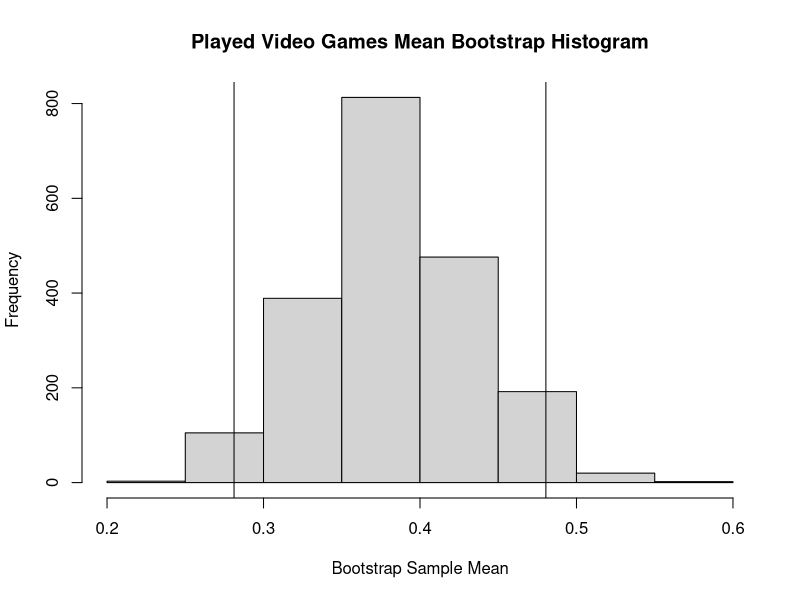
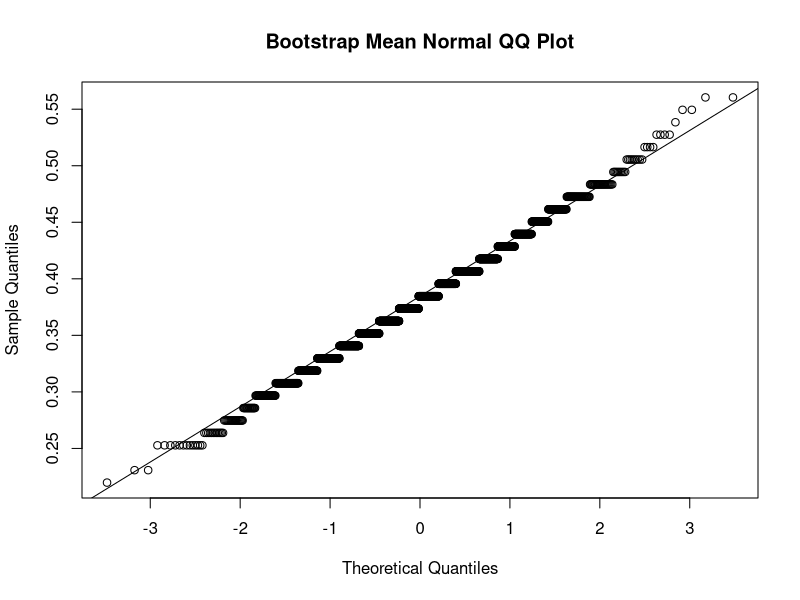
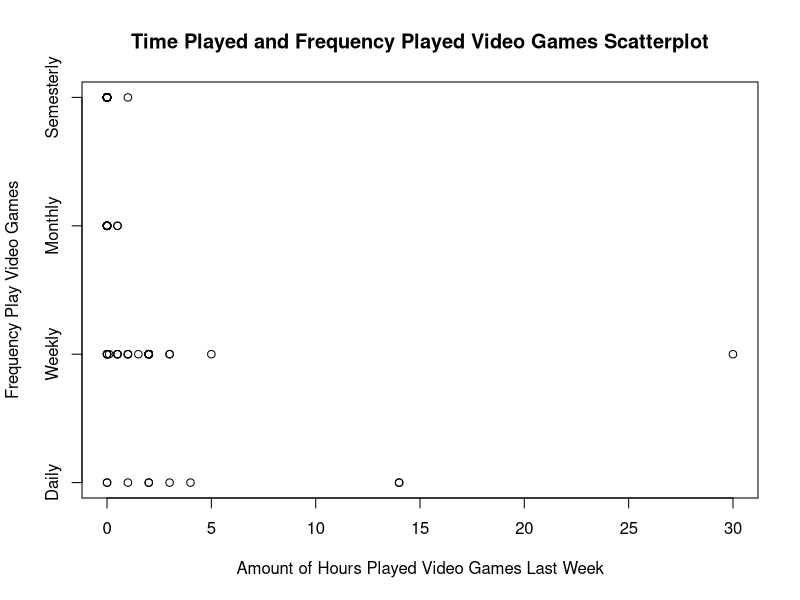
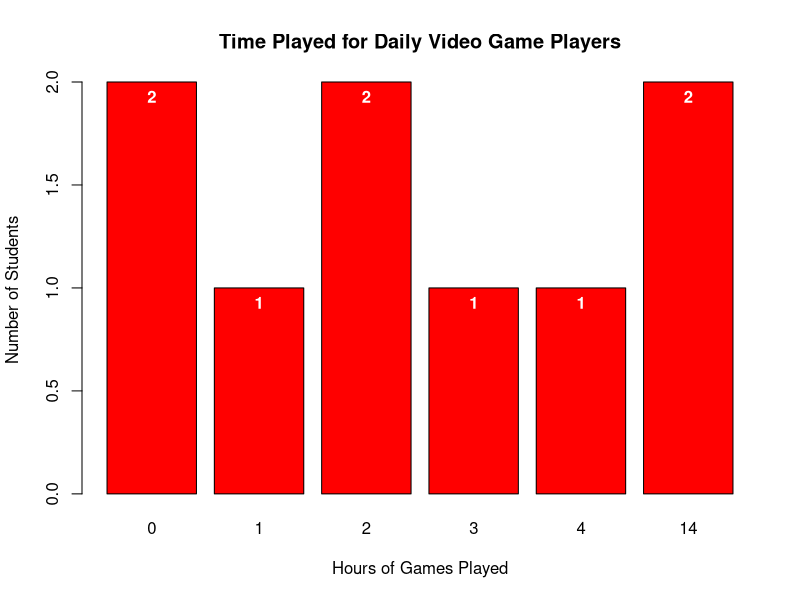
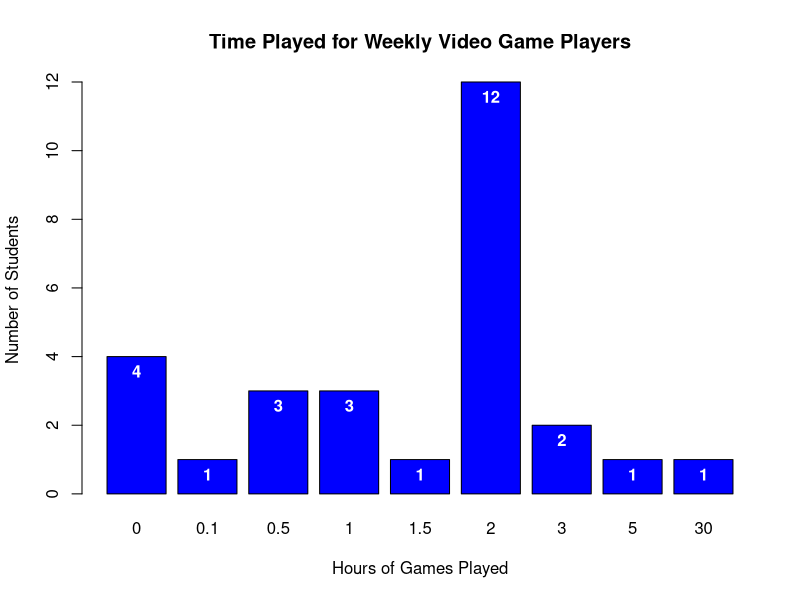
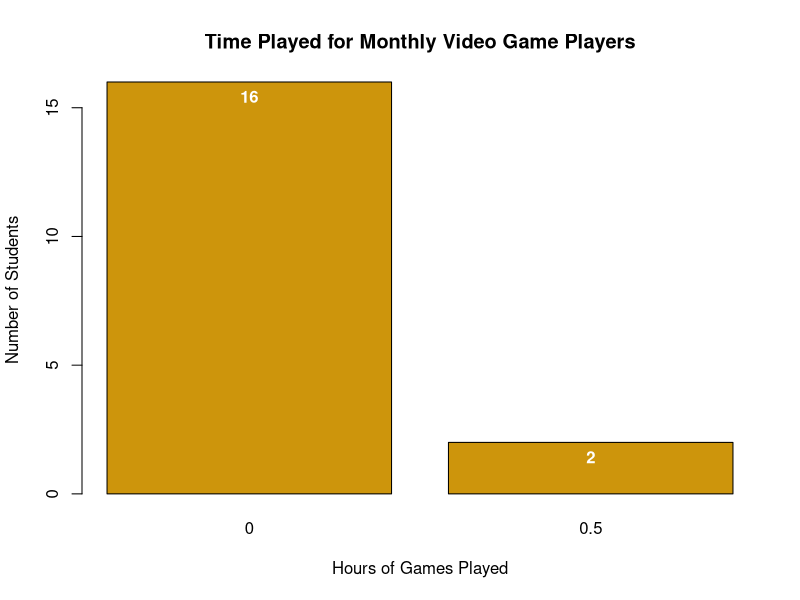
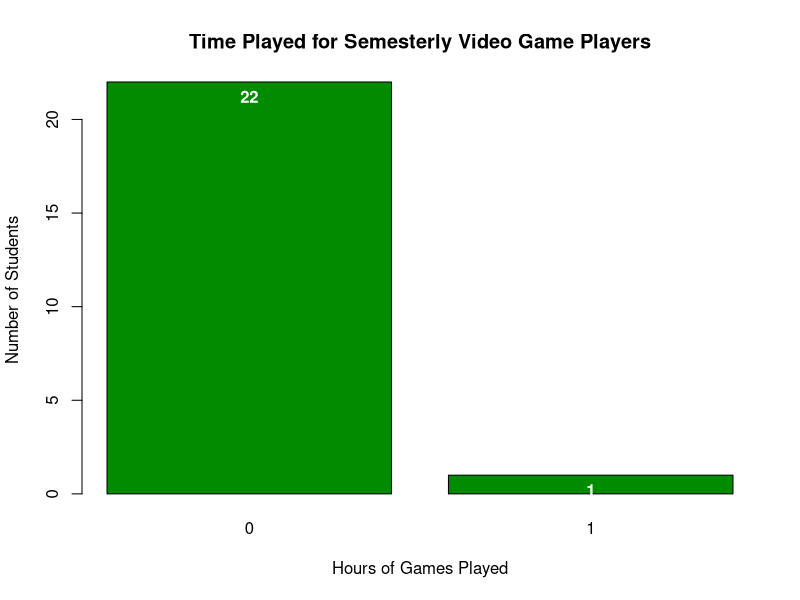
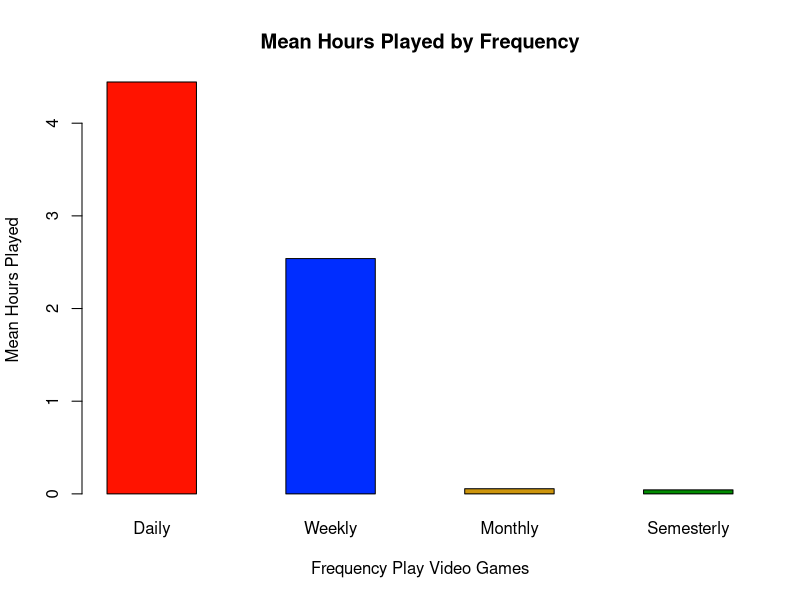

Generate these figures, in order, with R: (Note: this script raises an error after producing the figures.)
## ---- chunk 1
# Read in the csv file 
video_df <- read.csv('data/video_fixed.csv')
# removes the last row (all NA values)
video_df <- video_df[-nrow(video_df),]
video_df
## ---- chunk 2
# Clean video multiple df
#read in csv file
video_multiple_df <- read.csv('data/video_multiple_fixed.csv')
#sets first row as col names
colnames(video_multiple_df) <- video_multiple_df[1,]
#removes the first row
video_multiple_df <- video_multiple_df[-1, ] 
video_multiple_df
## ---- chunk 3
# Clean video_df
video_df$like[video_df$like==99] <- NA
video_df$where[video_df$where==99] <- NA
video_df$freq[video_df$freq==99] <- NA
video_df$busy[video_df$busy==99] <- NA
video_df$educ[video_df$educ==99] <- NA
video_df$math[video_df$math==99] <- NA
video_df$work[video_df$work==99] <- NA
video_df$cdrom[video_df$cdrom==99] <- NA
## ---- chunk 4
#SCENARIO 1
played.videogames <- video_df$time
played.videogames[played.videogames > 0] <- 1
played.mean <-mean(played.videogames)
#showing mean of binary variable is equivalent to (#ofstudentsthatplayed)/(#ofstudents) 
played <- as.double(table(played.videogames[played.videogames==1]))
played/91==played.mean
#Confidence interval for discrete var "played.videogames" with finite population correction
width <- 1.96 * sqrt(played.mean*(1-played.mean)*(314-91)/((91-1)*314))
int.played <- c(played.mean - width, played.mean + width)
int.played
#BOOTSTRAPPING
n <- 91
N = 314
ind.boot <- sample.int(n, size=N, replace=TRUE)
boot.played.videogames <- played.videogames[ind.boot]
B <- 2000
boot.played.videogames.mean <- rep(NA, B)
for(i in 1:B) {
        ind <- sample.int(N, size=n, replace=TRUE)
        boot <- boot.played.videogames[ind]
        boot.played.videogames.mean[i] <- mean(boot)
}


# Fraction of kids that played video games the week before the test
sample.mean <- mean(played.videogames)
sample.mean
# Estimate of fraction of kids that played vgs before the test using bootstrap
bootstrap.mean <- mean(boot.played.videogames.mean)
bootstrap.mean
# Confidence Interval (Bootstrap Sample Means)
boot.played.videogames.sd <- sd(boot.played.videogames.mean)
boot.played.videogames.sd

boot.played.videogames.ci <- c(bootstrap.mean - 1.96*boot.played.videogames.sd, bootstrap.mean + 1.96*boot.played.videogames.sd)
# Confidence Interval = 95% (Where z = 1.96)
boot.played.videogames.ci

# 0.025-quantile and 0.975 quantile of the bootstrap sample means (Interval Estimate)
boot.played.videogames.qqi <- c(quantile(bootstrap.mean, 0.025), quantile(bootstrap.mean, 0.975))
boot.played.videogames.qqi

# Check Normality by  Kolmogorov-Smirnov test [Lab 3]
# ks.test((boot.mean - mean(boot.mean))/sd(boot.mean), pnorm)
ks.test(((boot.played.videogames.mean - bootstrap.mean)/boot.played.videogames.sd), pnorm)

# Create directory to save graphs 
dir.create(file.path("graphs"), showWarnings = FALSE)


# Histrogram Plot Generation
hist(boot.played.videogames.mean, main="Played Video Games Mean Bootstrap Histogram", xlab="Bootstrap Sample Mean")
# add lines for bootsrap CI
abline(v=boot.played.videogames.ci[1])
abline(v=boot.played.videogames.ci[2])
dev.copy(png,'graphs/scen1histogram.png')
dev.off()
# QQ Plot Generations
qqnorm(boot.played.videogames.mean, main="Bootstrap Mean Normal QQ Plot")
qqline(boot.played.videogames.mean)
dev.copy(png,'graphs/scen1qqline.png')
dev.off()
## ---- chunk 5
#SCENARIO 2

#Scatterplot of hours played (time) against freq
plot(video_df$time, video_df$freq, main="Time Played and Frequency Played Video Games Scatterplot", 
        xlab="Amount of Hours Played Video Games Last Week", ylab="Frequency Play Video Games", yaxt="n")
axis(2, at=1:4, labels=list("Daily", "Weekly", "Monthly", "Semesterly"))
dev.copy(png,'graphs/scen2scatter.png')
dev.off()

#Pearson Correlation between hours played (time) and freq
cor(video_df$time, video_df$freq, use = "complete.obs")
##abs too low to mean anything - result of bias to the data as asked about playing video games the week before a midterm


#Barplots to show sample distrubitions of hours played last week grouped by frequency played games
#Daily Players
dt <- with(video_df, table(freq[video_df$freq==1], time[video_df$freq==1]))
dp <- barplot(dt, col="red", main="Time Played for Daily Video Game Players", xlab="Hours of Games Played", ylab="Number of Students")
text(dp, dt, labels=dt, pos=1, col="white", font=2)
dev.copy(png,'graphs/scen2dailybox.png')
dev.off()

#Weekly Players
wt <- with(video_df, table(freq[video_df$freq==2], time[video_df$freq==2]))
wp <- barplot(wt, col="blue", main="Time Played for Weekly Video Game Players", xlab="Hours of Games Played", ylab="Number of Students")
text(wp, wt, labels=wt, pos=1, col="white", font=2)
dev.copy(png,'graphs/scen2weeklybox.png')
dev.off()

#Monthly Players
mt <- with(video_df, table(freq[video_df$freq==3], time[video_df$freq==3]))
mt
mp <- barplot(mt, col="darkgoldenrod3", main="Time Played for Monthly Video Game Players", xlab="Hours of Games Played", ylab="Number of Students")
text(mp, mt, labels=mt, pos=1, col="white", font=2)
dev.copy(png,'graphs/scen2monthlybox.png')
dev.off()

#Semesterly Players
st <- with(video_df, table(freq[video_df$freq==4], time[video_df$freq==4]))
sp <- barplot(st, col="green4", main="Time Played for Semesterly Video Game Players", xlab="Hours of Games Played", ylab="Number of Students")
text(sp, st, labels=st, pos=1, col="white", font=2)
dev.copy(png,'graphs/scen2sembox.png')
dev.off()

#Bar plot showing mean hours of games played grouped by frequency
time.means.by.freq <- matrix(c(
        mean(video_df$time[video_df$freq==1], na.rm=TRUE),
        mean(video_df$time[video_df$freq==2], na.rm=TRUE),
        mean(video_df$time[video_df$freq==3], na.rm=TRUE),
        mean(video_df$time[video_df$freq==4], na.rm=TRUE)),
        ncol=4,byrow=TRUE)
colnames(time.means.by.freq) <- c("Daily", "Weekly", "Monthly", "Semesterly")
rownames(time.means.by.freq) <- c("Mean Time Played")
time.means.by.freq <- as.table(time.means.by.freq)
time.means.by.freq 

colorBlind.4 <- c(red='#FF1300', blue='#002DFF', darkgoldenrod3='#CD950C', green4='#008B01')

meanplot <- barplot(time.means.by.freq, beside=TRUE, col=colorBlind.4, main="Mean Hours Played by Frequency", xlab="Frequency Play Video Games", ylab="Mean Hours Played")
dev.copy(png,'graphs/scen2meanbox.png')
dev.off()

## ---- chunk 6
#SCENARIO 3
#point estimate for mean of time 
mean.time <- mean(video_df$time)
mean.time
#constructing confidence interval for mean of time, continuous variable 
width <- 1.96 *sd(video_df$time)* sqrt((314-91)/((91)*314))
int.time <- c(mean.time - width, mean.time + width)
int.time
#Distribution of time
hist(video_df$time,breaks = 20, probability = TRUE, density = 40, col = 7, border = 3)
lines(density(video_df$time, adjust = 2),lwd=2, col = 2)
qqnorm(video_df$time)
qqline(video_df$time,lwd=2, col=2)
#constructing bootstrap estimate
#creating bootstrap population
ind.boot <- sample.int(91, size=314, replace=TRUE)
time.boot <- video_df$time[ind.boot]
#generating bootstrap sample means
B <- 2000
boot.sample.mean <- rep(NA, B)
for(i in 1:B){
  ind <- sample.int(314, size=91, replace=FALSE)
  boot <- time.boot[ind]
  boot.sample.mean[i] <- mean(boot)
}
#Distribution of bootstrap sample means 
hist(boot.sample.mean,breaks = 20, probability = TRUE, density = 40, col = 7, border = 3)
lines(density(boot.sample.mean, adjust = 2),lwd=2, col = 2)
qqnorm(boot.sample.mean)
qqline(boot.sample.mean,lwd=2, col=2)
#point estimate for mean from bootstrap 
time.mean.boot <- mean(boot.sample.mean)
time.mean.boot
#constructing confidence interval using bootstrap means
time.int.boot <- c(time.mean.boot - 1.96*sd(boot.sample.mean), time.mean.boot + 1.96*sd(boot.sample.mean))
time.int.boot

## ---- chunk 7
#SCENARIO 4
#creates variable "likesGame" which equals 1 if "like" != 1 or 5, 0 else (NA's remain) 
video_df['likesGame'] <- rep(NA, dim(video_df)[1])
for(i in 1:dim(video_df)[1]){
  like <- video_df[i, 'like']
  if(like==0 & !is.na(like) || like==5 & !is.na(like)){
    video_df[i, 'likesGame'] = 0
  }else if(is.na(like)){
    video_df[i, 'likesGame'] = NA
  }else{
    video_df[i, 'likesGame'] = 1
  }
}
#Finds mean of likesGames, indicating portion of students that at least somewhat like videogames
mean.likesGame <- mean(video_df$likesGame, na.rm = TRUE)
mean.likesGame
#Confidence interval for discrete var "likesGames" with finite population correction
width <- 1.96 * sqrt(mean.likesGame*(1-mean.likesGame)*(314-91)/((91-1)*314))
int.likesGame <- c(mean.likesGame - width, mean.likesGame + width)
int.likesGame
#instances of "relax" reason for playing video games
relax <- as.double(table(video_multiple_df$relax[video_multiple_df$relax==1]))
#instances of "grahics" reason for playing video games
graphics <- as.double(table(video_multiple_df$graphic[video_multiple_df$graphic==1]))
#instances of "master" reason for playing video games
master <- as.double(table(video_multiple_df$master[video_multiple_df$master==1]))
#instances of "bored" reason for playing video games
bored <- as.double(table(video_multiple_df$bored[video_multiple_df$bored==1]))
#instances of "challenge" reason for playing video games
challenge <- as.double(table(video_multiple_df$challenge[video_multiple_df$challenge==1]))
#instances of "coordination" reason for playing video games
coord <- as.double(table(video_multiple_df$coord[video_multiple_df$coord==1]))
#creates vector of each reason instance
reasons <- c(relax,graphics,master,bored,challenge,coord)
#attaches reason name to each instance sum
names(reasons) <- c("relax","graphics","master","bored","challenge","coord")
#sorted display of the reasons and summed instances
sort(reasons, decreasing = TRUE)

#Calculate mean of each discrete (binary) variable of interest
mean.relax <- mean(as.numeric(video_multiple_df$relax), na.rm = TRUE)
mean.graphic <- mean(as.numeric(video_multiple_df$graphic), na.rm = TRUE)
mean.master <- mean(as.numeric(video_multiple_df$master), na.rm = TRUE)
mean.bored <- mean(as.numeric(video_multiple_df$bored), na.rm = TRUE)
mean.challenge <- mean(as.numeric(video_multiple_df$challenge), na.rm = TRUE)
mean.coord <- mean(as.numeric(video_multiple_df$coord), na.rm = TRUE)
#Confidence intervals for above discrete vars  with finite population correction, adjusted for NAs:91->87
widthRelax <- 1.96 * sqrt(mean.relax*(1-mean.relax)*(314-87)/((87-1)*314))
int.relax <- c(mean.relax - widthRelax, mean.relax + widthRelax)
mean.relax
int.relax
widthGraphic <- 1.96 * sqrt(mean.graphic*(1-mean.graphic)*(314-87)/((87-1)*314))
int.graphic <- c(mean.graphic - widthGraphic, mean.graphic + widthGraphic)
mean.graphic
int.graphic
widthMaster <- 1.96 * sqrt(mean.master*(1-mean.master)*(314-87)/((87-1)*314))
int.master <- c(mean.master - widthMaster, mean.master + widthMaster)
mean.master
int.master
widthBored <- 1.96 * sqrt(mean.bored*(1-mean.bored)*(314-87)/((87-1)*314))
int.bored <- c(mean.bored - widthBored, mean.bored + widthBored)
mean.bored
int.bored
widthChallenge <- 1.96 * sqrt(mean.challenge*(1-mean.challenge)*(314-87)/((87-1)*314))
int.challenge <- c(mean.challenge - widthChallenge, mean.challenge + widthChallenge)
mean.challenge
int.challenge
widthCoord <- 1.96 * sqrt(mean.coord*(1-mean.coord)*(314-87)/((87-1)*314))
int.coord <- c(mean.coord - widthCoord, mean.coord + widthCoord)
mean.coord
int.coord

#Below we see find the most prominent reasons why students don't like vdgm.'s
#instances of "time" reason for not playing video games
time <- as.double(table(video_multiple_df$time[video_multiple_df$time==1]))
#instances of "frust" reason for playing video games
frust <- as.double(table(video_multiple_df$frust[video_multiple_df$frust==1]))
#instances of "lonely" reason for playing video games
lonely <- as.double(table(video_multiple_df$lonely[video_multiple_df$lonely==1]))
#instances of "rules" reason for playing video games
rules <- as.double(table(video_multiple_df$rules[video_multiple_df$rules==1]))
#instances of "cost" reason for playing video games
cost <- as.double(table(video_multiple_df$cost[video_multiple_df$cost==1]))
#instances of "boring" reason for playing video games
boring <- as.double(table(video_multiple_df$boring[video_multiple_df$boring==1]))
#instances of "friends don't play" reason for playing video games
friends <- as.double(table(video_multiple_df$friends[video_multiple_df$friends==1]))
#instances of "pointless" reason for playing video games
pointless <- as.double(table(video_multiple_df$point[video_multiple_df$point==1]))
#creates vector of each dislike reason instance
dislikeReasons <- c(time,frust,lonely,rules,cost,boring, friends,pointless)
#attaches reason name to each instance sum
names(dislikeReasons) <- c("time","frust","lonely","rules","cost","boring","friends","pointless")
#sorted display of the reasons and summed instances
sort(dislikeReasons, decreasing = TRUE)
#Calculate mean of each discrete (binary) variable of interest
mean.time <- mean(as.numeric(video_multiple_df$time), na.rm = TRUE)
mean.frust <- mean(as.numeric(video_multiple_df$frust), na.rm = TRUE)
mean.lonely <- mean(as.numeric(video_multiple_df$lonely), na.rm = TRUE)
mean.rules <- mean(as.numeric(video_multiple_df$rules), na.rm = TRUE)
mean.cost <- mean(as.numeric(video_multiple_df$cost), na.rm = TRUE)
mean.boring <- mean(as.numeric(video_multiple_df$boring), na.rm = TRUE)
mean.friends <- mean(as.numeric(video_multiple_df$friends), na.rm = TRUE)
mean.point <- mean(as.numeric(video_multiple_df$point), na.rm = TRUE)
#Confidence intervals for above discrete vars  with finite population correction
widthTime <- 1.96 * sqrt(mean.time*(1-mean.time)*(314-91)/((91-1)*314))
int.time <- c(mean.time - widthTime, mean.time + widthTime)
mean.time
int.time
widthFrust <- 1.96 * sqrt(mean.frust*(1-mean.frust)*(314-91)/((91-1)*314))
int.frust <- c(mean.frust - widthFrust, mean.frust + widthFrust)
mean.frust
int.frust
widthLonely <- 1.96 * sqrt(mean.lonely*(1-mean.lonely)*(314-91)/((91-1)*314))
int.lonely <- c(mean.lonely - widthLonely, mean.lonely + widthLonely)
mean.lonely
int.lonely
widthRules <- 1.96 * sqrt(mean.rules*(1-mean.rules)*(314-91)/((91-1)*314))
int.rules <- c(mean.rules - widthRules, mean.rules + widthRules)
mean.rules
int.rules
widthCost <- 1.96 * sqrt(mean.cost*(1-mean.cost)*(314-91)/((91-1)*314))
int.cost <- c(mean.cost - widthCost, mean.cost + widthCost)
mean.cost
int.cost
widthBoring <- 1.96 * sqrt(mean.boring*(1-mean.boring)*(314-91)/((91-1)*314))
int.boring <- c(mean.boring - widthBoring, mean.boring + widthBoring)
mean.boring
int.boring
widthFriends <- 1.96 * sqrt(mean.friends*(1-mean.friends)*(314-91)/((91-1)*314))
int.friends <- c(mean.friends - widthFriends, mean.friends + widthFriends)
mean.friends
int.friends
widthPoint <- 1.96 * sqrt(mean.point*(1-mean.point)*(314-91)/((91-1)*314))
int.point <- c(mean.point - widthPoint, mean.point + widthPoint)
mean.point
int.point

#Below is contsruction of regression tree (moved to scenario 5)
#create variable "works" where value of 1 indicates student worked during that week, 0 otherwise
#video_df$works <- ifelse(video_df$work>0,1,0)
#Creating regression tree for "likesGame" (requires "rpart" and "rpart.plot" packages)
#video_df.tree <- rpart(likesGame~grade+sex+educ+math+works, data=video_df,method = "anova",control = rpart.control(minsplit = 10,cp=0.01))
#rpart.plot(video_df.tree)

## ---- chunk 8
#SCENARIO 6
#split into not played (5 and 1)
not_liked = video_df[video_df$like == 1 | video_df$like == 5,]
#split into played (2, 3, 4)
liked = video_df[video_df$like==2|video_df$like==2|video_df$like==3,]
barplot(table(not_liked$grade),names.arg=c('C','B','A'),col = c('red','blue','green') ,main= 'Distribution of Grades - Not Liked', border=TRUE,
        xlab='Grade Expected', ylab='count')
barplot(table(liked$grade),names.arg=c('C','B','A'),col = c('red','blue','green') ,main= 'Distribution of Grades - Liked', border=TRUE,
        xlab='Grade Expected', ylab='count')

## ---- chunk 9
#INDEP SCENARIO
educ1 = video_df[video_df$educ==1,]
educ0 = video_df[video_df$educ==0,]
   
barplot(table(educ0$grade),names.arg=c('C','B','A'),col = c('red','blue','green') ,main= 'Distribution of Grades - Not Educational', border=TRUE,
        xlab='Grade Expected', ylab='count')
barplot(table(educ1$grade),names.arg=c('C','B','A'),col = c('red','blue','green') ,main= 'Distribution of Grades - Educational', border=TRUE,
        xlab='Grade Expected', ylab='count')
